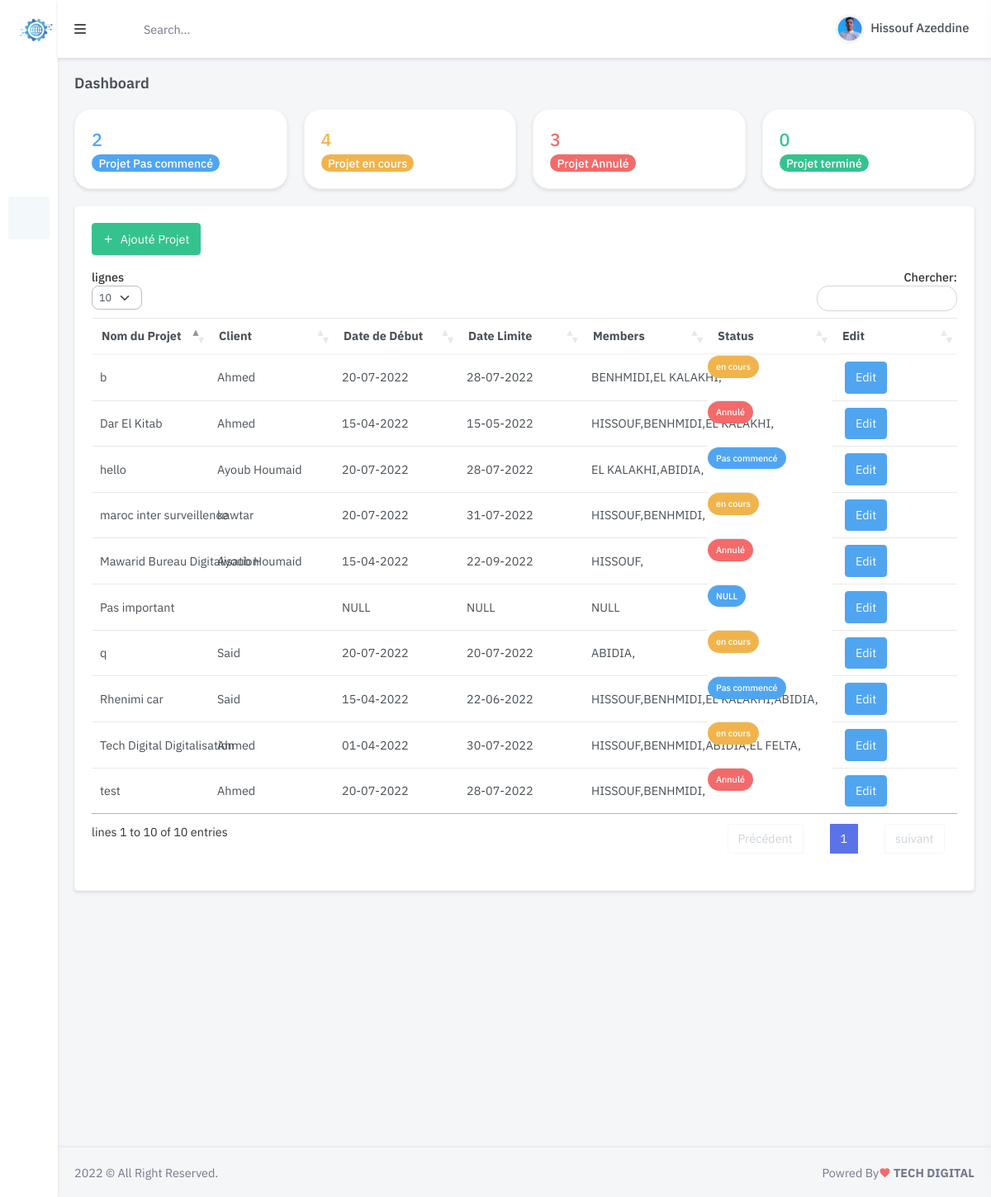
Page /project.php (signed in) on the committed database.
### tables this page shows
CREATE TABLE IF NOT EXISTS `projet` (
  `Id` int NOT NULL AUTO_INCREMENT,
  `members` varchar(255) NOT NULL,
  `title_projet` varchar(255) NOT NULL,
  `date_debut` varchar(255) NOT NULL,
  `statut` varchar(255) NOT NULL,
  `deadline` varchar(255) NOT NULL,
  `id_client` int NOT NULL,
  `is_delete` int NOT NULL DEFAULT '0',
  PRIMARY KEY (`Id`),
  KEY `id_client` (`id_client`),
  KEY `id_client_2` (`id_client`)
);

CREATE TABLE IF NOT EXISTS `client` (
  `ID` int NOT NULL AUTO_INCREMENT,
  `Nom` varchar(100) NOT NULL,
  `company` varchar(100) NOT NULL,
  `email` varchar(50) NOT NULL,
  `active` varchar(255) NOT NULL DEFAULT 'false',
  `phone` varchar(20) NOT NULL,
  PRIMARY KEY (`ID`)
);

### project.php (the view, shortened to what this page needs)
<!DOCTYPE html>
<html lang="en">
<?php
include('include/security.php');
include './include/head-link.php';
include './include/connect.php';
?>
<body>
    <div id="layout-wrapper">
        <?php include "./include/header-top.php" ?>
        <?php include "./include/left-sidebar.php" ?>
        <div class="main-content">
            <div class="page-content">
                <div class="container-fluid">
                    <div class="row">
                        <div class="col-12">
                            <div class="page-title-box d-flex align-items-center justify-content-between">
                                <h4 class="mb-0">Dashboard</h4>
                            </div>
                        </div>
                    </div>
                    <?php
                    $sql = "SELECT COUNT(Id) AS 'som' from projet where statut='Pas commencé'";
                    $sql2 = "SELECT COUNT(Id) AS 'som' from projet where statut='en cours'";
                    $sql3 = "SELECT COUNT(Id) AS 'som' from projet where statut='Annulé'";
                    $sql4 = "SELECT COUNT(Id) AS 'som' from projet where statut='terminé'";
                    $result = $connection->query($sql);
                    $result2 = $connection->query($sql2);
                    $result3 = $connection->query($sql3);
                    $result4 = $connection->query($sql4);
                    $p_comm = mysqli_fetch_assoc($result);
                    $e_cour = mysqli_fetch_assoc($result2);
                    $anule = mysqli_fetch_assoc($result3);
                    $termin = mysqli_fetch_assoc($result4);
                    ?>
                    <div class="row">
                        <div class="col-md-6 col-xl-3">
                            <div class="card" style="border-radius: 20px;">
                                <div class="card-body">
                                    <div>
                                        <h4 class="mb-1 mt-1 text-info"><span data-plugin="counterup"><?php echo $p_comm['som']; ?></span></h4>
                                        <span class="badge rounded-pill bg-info " style="font-size: 14px;">Projet Pas commencé</span>
                                    </div>
                                </div>
                            </div>
                        </div>
                        <div class="col-md-6 col-xl-3">
                            <div class="card" style="border-radius: 20px;">
                                <div class="card-body">
                                    <div>
                                        <h4 class="mb-1 mt-1 text-warning"><span data-plugin="counterup"><?php echo $e_cour['som']; ?></span></h4>
                                        <span class="badge rounded-pill bg-warning " style="font-size: 14px;">Projet en cours</span>
                                    </div>
                                </div>
                            </div>
                        </div>
                        <div class="col-md-6 col-xl-3">
                            <div class="card" style="border-radius: 20px;">
                                <div class="card-body">
                                    <div>
                                        <h4 class="mb-1 mt-1 text-danger"><span data-plugin="counterup"><?php echo $anule['som']; ?></span></h4>
                                        <span class="badge rounded-pill bg-danger " style="font-size: 14px;">Projet Annulé</span>
                                    </div>
                                </div>
                            </div>
                        </div>
                        <div class="col-md-6 col-xl-3">
                            <div class="card" style="border-radius: 20px;">
                                <div class="card-body">
                                    <div>
                                        <h4 class="mb-1 mt-1 text-success"><span data-plugin="counterup"><?php echo $termin['som']; ?></span></h4>
                                        <span class="badge rounded-pill bg-success " style="font-size: 14px;">Projet terminé</span>
                                    </div>
                                </div>
                            </div>
                        </div>
                    </div>
                    <div class="row">
                        <div class="col-12">
                            <div class="card">
                                <div class="card-body">
                                    <?php
                                    $email2 = $_SESSION['user'];
                                    $query10 = " SELECT * FROM login WHERE type='admin' AND email='$email2'";
                                    $resry10 = $connection->query($query10);
                                    if (mysqli_num_rows($resry10) > 0) {
                                    ?>
                                        <div class="col-md-4">
                                            <div>
                                                <button type="button" class="btn btn-success waves-effect waves-light mb-3" data-bs-toggle="modal" data-bs-target="#myModal"><i class="mdi mdi-plus me-1"></i> Ajouté Projet</button>
                                            </div>
                                        </div>
                                    <?php } ?>
                                    <div class="table-responsive-xl">
                                        <table id="datatable" class="table table-centered  table-nowrap mb-0" style="border-collapse: collapse; border-spacing: 0; width: 100%;">
                                            <thead>
                                                <tr>
                                                    <th>Nom du Projet</th>
                                                    <th>Client</th>
                                                    <th>Date de Début</th>
                                                    <th>Date Limite</th>
                                                    <th>Members</th>
                                                    <th>Status</th>
                                                    <?php
                                                    if (mysqli_num_rows($resry10) > 0) {
                                                    ?>
                                                        <th>Edit</th>
                                                    <?php } ?>
                                                </tr>
                                            </thead>
                                            <tbody>
                                                <?php
                                                $qury = "SELECT p.* , c.Nom FROM projet p , client c WHERE p.id_client = c.ID";
                                                $resry = $connection->query($qury);
                                                if ($resry) {
                                                    while ($row = mysqli_fetch_assoc($resry)) { ?>
                                                        <tr>
                                                            <td><?php echo $row['title_projet'] ?></td>
                                                            <td><?php echo $row['Nom'] ?></td>
                                                            <td><?php echo $row['date_debut'] ?></td>
                                                            <td><?php echo $row['deadline'] ?></td>
                                                            <td><?php echo $row['members'] ?></td>
                                                            <?php if ($row['statut'] == 'en cours') { ?>
                                                                <td class="badge rounded-pill bg-warning"><?php echo $row['statut'] ?></td>
                                                            <?php } elseif ($row['statut'] == 'Annulé') { ?>
                                                                <td class="badge rounded-pill bg-danger"><?php echo $row['statut'] ?></td>
                                                            <?php } elseif ($row['statut'] == 'terminé') { ?>
                                                                <td class="badge rounded-pill bg-success"><?php echo $row['statut'] ?></td>
                                                            <?php } else { ?>
                                                                <td class="badge rounded-pill bg-info"><?php echo $row['statut'] ?></td>
                                                            <?php } ?>
                                                            <?php
                                                            if (mysqli_num_rows($resry10) > 0) {
                                                            ?>
                                                                <td>
                                                                    <a type="button" href="edit-project?Id=<?php echo $row['Id'] ?>" name="edit" value="Edit" class="btn btn-info btn-xs edit_data">Edit</a>
                                                                </td>
                                                            <?php } ?>
                                                        </tr>
                                                <?php
                                                    }
                                                }
                                                ?>
                                            </tbody>
                                        </table>
                                    </div>
                                </div>
                            </div>
                        </div>
                    </div>
                </div>
            </div>
        </div>
        <?php include "./include/footer.inc.php" ?>
    </div>
</body>
</html>

### include/head-link.php (style rules this page uses)
table.table { table-layout: fixed; }
table.table tr th, table.table tr td { border-color: #e9e9e9; }
table.table th:first-child { width: 100px; }
table.table td a { cursor: pointer; display: inline-block; margin: 0 5px; min-width: 24px; }

### rows in the picture
projet: title_projet "Mawarid Bureau Digitalisation", id_client.Nom "Ayoub Houmaid", date_debut "15-04-2022", deadline "22-09-2022", members "HISSOUF,", statut "Annulé"
projet: title_projet "Tech Digital Digitalisation", id_client.Nom "Ahmed", date_debut "01-04-2022", deadline "30-07-2022", members "HISSOUF,BENHMIDI,ABIDIA,EL FELTA,", statut "en cours"
projet: title_projet "Rhenimi car", id_client.Nom "Said", date_debut "15-04-2022", deadline "22-06-2022", members "HISSOUF,BENHMIDI,EL KALAKHI,ABIDIA,", statut "Pas commencé"
projet: title_projet "Dar El Kitab", id_client.Nom "Ahmed", date_debut "15-04-2022", deadline "15-05-2022", members "HISSOUF,BENHMIDI,EL KALAKHI,", statut "Annulé"
projet: title_projet "Pas important", date_debut "NULL", deadline "NULL", members "NULL", statut "NULL"
projet: title_projet "test", id_client.Nom "Ahmed", date_debut "20-07-2022", deadline "28-07-2022", members "HISSOUF,BENHMIDI,", statut "Annulé"
projet: title_projet "hello", id_client.Nom "Ayoub Houmaid", date_debut "20-07-2022", deadline "28-07-2022", members "EL KALAKHI,ABIDIA,", statut "Pas commencé"
projet: title_projet "q", id_client.Nom "Said", date_debut "20-07-2022", deadline "20-07-2022", members "ABIDIA,", statut "en cours"
projet: title_projet "b", id_client.Nom "Ahmed", date_debut "20-07-2022", deadline "28-07-2022", members "BENHMIDI,EL KALAKHI,", statut "en cours"
projet: title_projet "maroc inter surveillence", id_client.Nom "kawtar", date_debut "20-07-2022", deadline "31-07-2022", members "HISSOUF,BENHMIDI,", statut "en cours"

### other values in the picture
$_SESSION['nom'] "Hissouf Azeddine"
$p_comm['som'] "2"
$e_cour['som'] "4"
$anule['som'] "3"
$termin['som'] "0"
